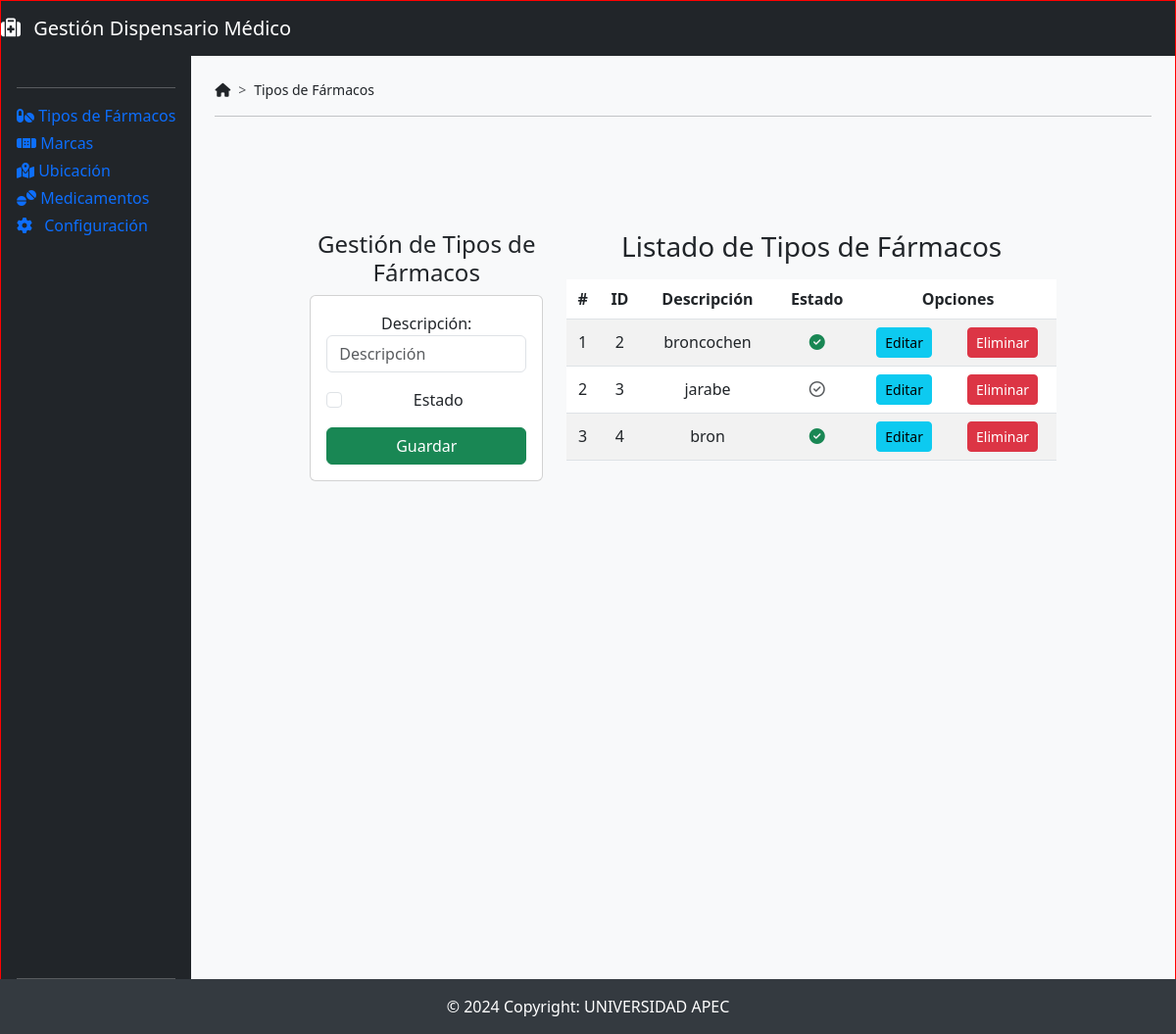
The page /principalTipoFarmaco on the database its author committed.
### DispensarioMedico/models.py (models this page shows)
class Tipofarmacos(models.Model):
    idtipofarmaco = models.AutoField(db_column='idTipoFarmaco', primary_key=True)  # Field name made lowercase.
    descripcion = models.TextField(db_column='Descripcion', blank=True, null=True)  # Field name made lowercase.
    estado = models.TextField(db_column='Estado', blank=True, null=True)  # Field name made lowercase. This field type is a guess.
    def __str__(self):
        texto = "{0} "
        return texto.format(self.idtipofarmaco)
    class Meta:
        managed = False
        db_table = 'TipoFarmacos'

### DispensarioMedico/views.py (the view)
# urls.py: path('principalTipoFarmaco', views.principalTipoFarmaco, name='principalTipoFarmaco'),
def principalTipoFarmaco(request):
    listadoTipoFarmacos = Tipofarmacos.objects.all()
    print(listadoTipoFarmacos)
    return render(request, 'principalTipoFarmaco.html', {'tipoFarmacos': listadoTipoFarmacos})

### DispensarioMedico/templates/principalTipoFarmaco.html (shortened to what this page needs)
{% extends "./base.html" %}
{% block navegacion %}Tipos de Fármacos{% endblock %}
{% block body %}
    <div class="row">
        <div class="col-sm-12 col-md-6 col-lg-4 col-xl-4 mb-4">
            <h4>Gestión de Tipos de Fármacos</h4>
            <div class="card">
                <div class="card-body">
                    <form action="/registrarTipoFarmaco/" method="post">{% csrf_token %}
                        <div class="form-group mb-3">
                            <label for="txtDescripcionTipoFarmaco">Descripción:</label>
                            <input type="text"
                                   name="txtDescripcionTipoFarmaco"
                                   id="txtDescripcionTipoFarmaco"
                                   class="form-control"
                                   placeholder="Descripción"
                                   minlength="1"
                                   maxlength="500"
                                   required>
                        </div>
                        <div class="form-check mb-3">
                            <input class="form-check-input"
                                   type="checkbox"
                                   name="txtEstadoTipoFarmaco"
                                   id="txtEstadoTipoFarmaco"
                                   required>
                            <label class="form-check-label" for="txtEstadoTipoFarmaco">Estado</label>
                        </div>
                        <div class="d-grid">
                            <button type="submit" class="btn btn-success text-white">Guardar</button>
                        </div>
                    </form>
                </div>
            </div>
        </div>
        <div class="col-sm-12 col-md-6 col-lg-8 col-xl-8">
            <h3>Listado de Tipos de Fármacos</h3>
            <div class="table-responsive py-2">
                <table class="table table-striped">
                    <thead>
                        <tr>
                            <th>#</th>
                            <th>ID</th>
                            <th>Descripción</th>
                            <th>Estado</th>
                            <th colspan="2">Opciones</th>
                        </tr>
                    </thead>
                    <tbody>
                        {% for tipofarmaco in tipoFarmacos %}
                            <tr>
                                <td>{{ forloop.counter }}</td>
                                <td>{{ tipofarmaco.idtipofarmaco }}</td>
                                <td>{{ tipofarmaco.descripcion }}</td>
                                <td>
                                    {% if tipofarmaco.estado == 1 %}
                                        <i class="fa-solid fa-circle-check text-success"></i>
                                    {% else %}
                                        <i class="fa-regular fa-circle-check text-muted"></i>
                                    {% endif %}
                                </td>
                                <td><a href="edicionTipoFarmaco/{{ tipofarmaco.idtipofarmaco }}" class="btn btn-info btn-sm">Editar</a></td>
                                <td><a href="eliminarTipoFarmaco/{{ tipofarmaco.idtipofarmaco }}" class="btn btn-danger btn-sm btnEliminacion">Eliminar</a></td>
                            </tr>
                        {% endfor %}
                    </tbody>
                </table>
            </div>
        </div>
    </div>
{% endblock %}

### DispensarioMedico/static/css/baseDesign.css (style rules this page uses)
th, td { text-align: center; vertical-align: middle; }
body { height: 1000px; border: 1px solid red; position: relative; }

### DispensarioMedico/templates/base.html (style rules this page uses)
a { text-decoration: none; }

### rows shown on the page
Tipofarmacos: idtipofarmaco "2", descripcion "broncochen", Estado 1 (drawn)
Tipofarmacos: idtipofarmaco "3", descripcion "jarabe", Estado 0 (drawn)
Tipofarmacos: idtipofarmaco "4", descripcion "bron", Estado 1 (drawn)
